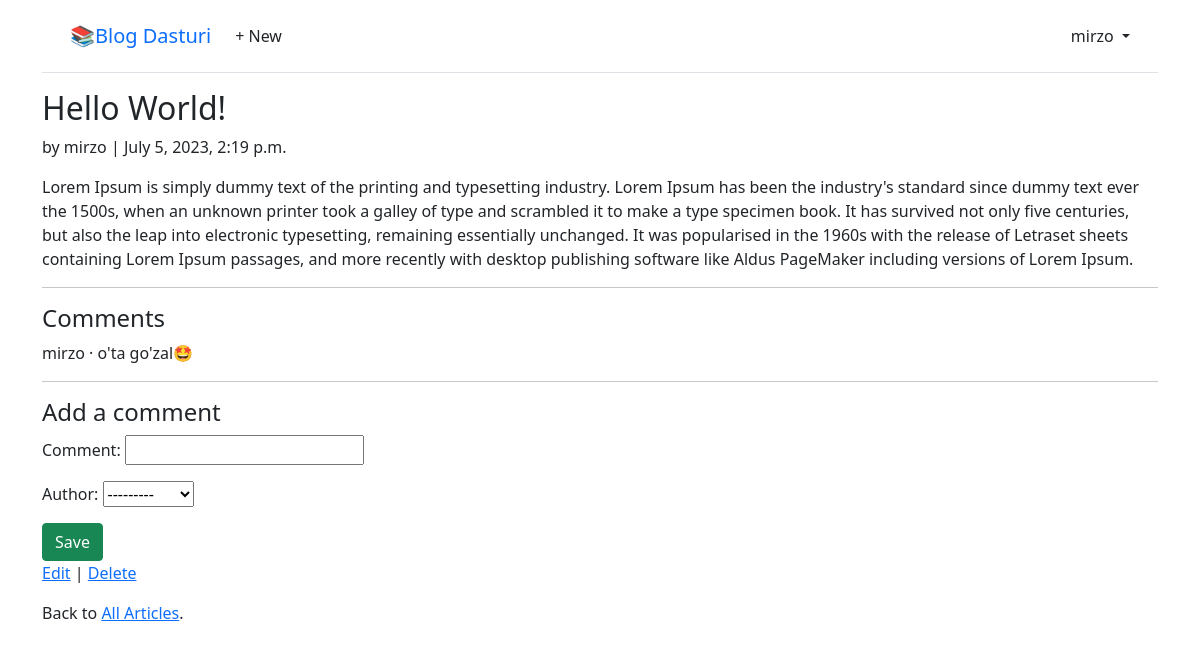
Screenshot of /articles/1/ (signed in) with the database file from the repository.
### accounts/models.py (models this page shows)
class CustomUser(AbstractUser):
    age = models.PositiveIntegerField(null=True, blank=True)

### articles/models.py (models this page shows, shortened)
class Article(models.Model):
    title = models.CharField(max_length=255)
    body = models.TextField()
    date = models.DateTimeField(auto_now_add=True)
    author = models.ForeignKey(
        settings.AUTH_USER_MODEL,
        on_delete=models.CASCADE,
    )

class Comment(models.Model):  # new
    article = models.ForeignKey(Article, on_delete=models.CASCADE)
    comment = models.CharField(max_length=140)
    author = models.ForeignKey(
        settings.AUTH_USER_MODEL,
        on_delete=models.CASCADE,
    )
    def __str__(self):
        return self.comment

### articles/views.py (the view, shortened to what this page needs)
# urls.py: path("<int:pk>/", ArticleDetailView.as_view(), name="article_detail"),
class ArticleDetailView(LoginRequiredMixin, View):  # new
    def get(self, request, *args, **kwargs):
        view = CommentGet.as_view()
        return view(request, *args, **kwargs)

### articles/forms.py
class CommentForm(forms.ModelForm):
    class Meta:
        model = Comment
        fields = ("comment", "author")

### articles/views.py (called while the page is built)
    def get_context_data(self, **kwargs):
        context = super().get_context_data(**kwargs)
        context["form"] = CommentForm()
        return context

### templates/article_detail.html (shortened to what this page needs)
{% extends "base.html" %}
{% block content %}
    <div class="article-entry">
        <h2>{{ object.title }}</h2>
        <p>by {{ object.author }} | {{ object.date }}</p>
        <p>{{ object.body }}</p>
    </div>
    <hr>
    <h4>Comments</h4>
    {% for comment in article.comment_set.all %}<p>{{ comment.author }} &middot; {{ comment }}</p>{% endfor %}
    <hr>
    <h4>Add a comment</h4>
    <form action="" method="post">
        {{ form.as_p }}
        <button class="btn btn-success ml-2" type="submit">Save</button>
    </form>
    <p>
        <a href="{% url 'article_edit' article.pk %}">Edit</a> |
        <a href="{% url 'article_delete' article.pk %}">Delete</a>
    </p>
    <p>
        Back to <a href="{% url 'article_list' %}">All Articles</a>.
    </p>
{% endblock content %}

### templates/base.html (shortened to what this page needs)
<!DOCTYPE html>
<html>
<head>
  <link href="https://cdn.jsdelivr.net/npm/bootstrap@5.1.3/dist/css/bootstrap.min.css" rel="stylesheet"
>
</head>
<body>
  <div class="container">
    <header class="p-3 mb-3 border-bottom">
      <div class="container">
        <div class="d-flex flex-wrap align-items-center justify-content-center
          justify-content-lg-start">
          <a class="navbar-brand" href="{% url 'home' %}">📚Blog Dasturi</a>
          <ul class="nav col-12 col-lg-auto me-lg-auto mb-2 justify-content-center
            mb-md-0">
            {% if user.is_authenticated %}
            <li><a href="{% url 'article_new' %}" class="nav-link px-2 link-dark">+ New</a></li>
          </ul>
          <div class="dropdown text-end">
            <a href="#" class="d-block link-dark text-decoration-none dropdown-toggle" id="dropdownUser1"
              data-bs-toggle="dropdown" aria-expanded="false">
              {{ user.username }}
            </a>
          </div>
          {% else %}
          <div class="text-end">
            <a href="{% url 'login' %}" class="btn btn-outline-primary me-2">Log
              In</a>
            <a href="{% url 'signup' %}" class="btn btn-primary">Sign Up</a>
          </div>
          {% endif %}
        </div>
      </div>
    </header>
    <main>
      {% block content %}
      {% endblock content %}
    </main>
  </div>
</body>
</html>

### rows the page displays
CustomUser: username "mirzo"
Article: title "Hello World!", author "mirzo", date "July 5, 2023, 2:19 p.m.", body "Lorem Ipsum is simply dummy text of the printing and typesetting industry. Lorem Ipsum has been the industry's standard since dummy text ever the 1500s, when an unknown printer took a galley of type and scrambled it to make a type specimen book. It has survived not only five centuries, but also the leap into electronic typesetting, remaining essentially unchanged. It was popularised in the 1960s with the release of Letraset sheets containing Lorem Ipsum passages, and more recently with desktop publishing software like Aldus PageMaker including versions of Lorem Ipsum."
Comment: author "mirzo", comment "o'ta go'zal🤩"
